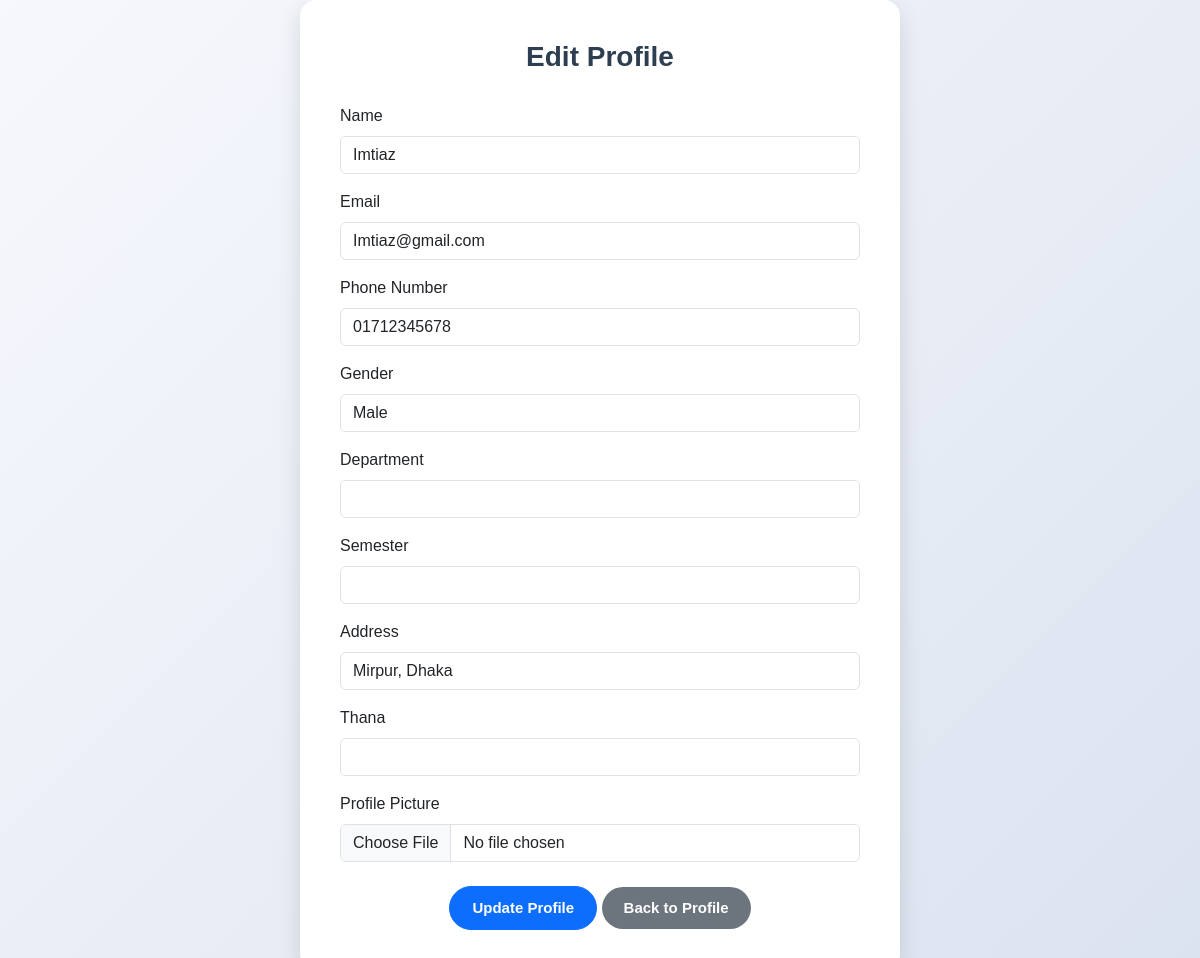
Page /backend/edit_profile.php (signed in) on the committed database.
### tables this page shows
CREATE TABLE User (
    Student_ID VARCHAR(20) PRIMARY KEY,
    Name VARCHAR(100) NOT NULL,
    Gsuite_Email VARCHAR(100) UNIQUE NOT NULL,
    Scanned_ID VARCHAR(255),
    Semester VARCHAR(20),
    Department VARCHAR(50),
    Thana VARCHAR(50),
    Phone_Number VARCHAR(15),  
    Password VARCHAR(100) NOT NULL,
    Address VARCHAR(255),      
    Gender VARCHAR(10),        
    Profile_Pic VARCHAR(255),  
    UserStatus VARCHAR(30) NULL DEFAULT 'Available',  
    Joined VARCHAR(30) NULL DEFAULT 'False',
    Created VARCHAR(30) NULL DEFAULT 'False'
);

### backend/edit_profile.php (the view, shortened to what this page needs)
<?php
include 'db_connection.php';
$student_id = $_SESSION["User_ID"];
$sql = "SELECT * FROM User WHERE Student_ID = ?";
$stmt = $conn->prepare($sql);
$stmt->bind_param("s", $student_id);
$stmt->execute();
$result = $stmt->get_result();
if ($result->num_rows === 1){
    $user = $result->fetch_assoc();
}
else {
    echo "User not found.";
    exit();
}
?>
<!DOCTYPE html>
<html lang="en">
<head>
  <link href="https://cdn.jsdelivr.net/npm/bootstrap@5.3.5/dist/css/bootstrap.min.css" rel="stylesheet">
  <link rel="stylesheet" href="css/profile_style.css">
</head>
<body>
  <div class="profile-card">
    <h3 class="profile-title">Edit Profile</h3>
    <form method="POST" enctype="multipart/form-data">
      <div class="mb-3">
        <label for="name" class="form-label">Name</label>
        <input type="text" id="name" name="name" class="form-control" value="<?php echo htmlspecialchars($user['Name']); ?>" required>
      </div>
      <div class="mb-3">
        <label for="email" class="form-label">Email</label>
        <input type="email" id="email" name="email" class="form-control" value="<?php echo htmlspecialchars($user['Gsuite_Email']); ?>" required>
      </div>
      <div class="mb-3">
        <label for="phone" class="form-label">Phone Number</label>
        <input type="text" id="phone" name="phone" class="form-control" value="<?php echo htmlspecialchars($user['Phone_Number']); ?>" required>
      </div>
      <div class="mb-3">
        <label for="gender" class="form-label">Gender</label>
        <select id="gender" name="gender" class="form-control" required>
          <option value="Male" <?php echo $user['Gender'] === 'Male' ? 'selected' : ''; ?>>Male</option>
        </select>
      </div>
      <div class="mb-3">
        <label for="department" class="form-label">Department</label>
        <input type="text" id="department" name="department" class="form-control" value="<?php echo htmlspecialchars($user['Department']); ?>" required>
      </div>
      <div class="mb-3">
        <label for="semester" class="form-label">Semester</label>
        <input type="text" id="semester" name="semester" class="form-control" value="<?php echo htmlspecialchars($user['Semester']); ?>" required>
      </div>
      <div class="mb-3">
        <label for="address" class="form-label">Address</label>
        <input type="text" id="address" name="address" class="form-control" value="<?php echo htmlspecialchars($user['Address']); ?>" required>
      </div>
      <div class="mb-3">
        <label for="thana" class="form-label">Thana</label>
        <input type="text" id="thana" name="thana" class="form-control" value="<?php echo htmlspecialchars($user['Thana']); ?>" required>
      </div>
      <div class="mb-3">
        <label for="profile_pic" class="form-label">Profile Picture</label>
        <input type="file" id="Profile_pic" name="Profile_Pic" class="form-control">
      </div>
      <div class="text-center mt-4">
        <button type="submit" class="btn btn-primary">Update Profile</button>
        <a href="profile.php" class="btn btn-secondary">Back to Profile</a>
      </div>
    </form>
  </div>
</body>
</html>

### backend/css/profile_style.css (style rules this page uses)
body { font-family: "Montserrat", sans-serif; background: linear-gradient(135deg, #f6f8fc, #dce3f0); margin: 0; padding: 0; min-height: 100vh; display: flex; align-items: center; justify-content: center; }
.profile-card { background: #ffffff; border-radius: 16px; width: 100%; max-width: 600px; padding: 40px; box-shadow: 0 8px 25px rgba(0, 0, 0, 0.12); transition: all 0.3s ease; animation: fadeInUp 0.6s ease; }
.profile-title { font-weight: 700; font-size: 28px; text-align: center; margin-bottom: 30px; color: #2c3e50; }
.btn { padding: 10px 22px; border-radius: 30px; font-weight: 600; font-size: 15px; transition: all 0.3s ease; }
.btn-secondary { background-color: #6c757d; color: white; border: none; }

### rows in the picture
user: name "Imtiaz", email "Imtiaz@gmail.com", phone "01712345678", gender "Male", address "Mirpur, Dhaka"
